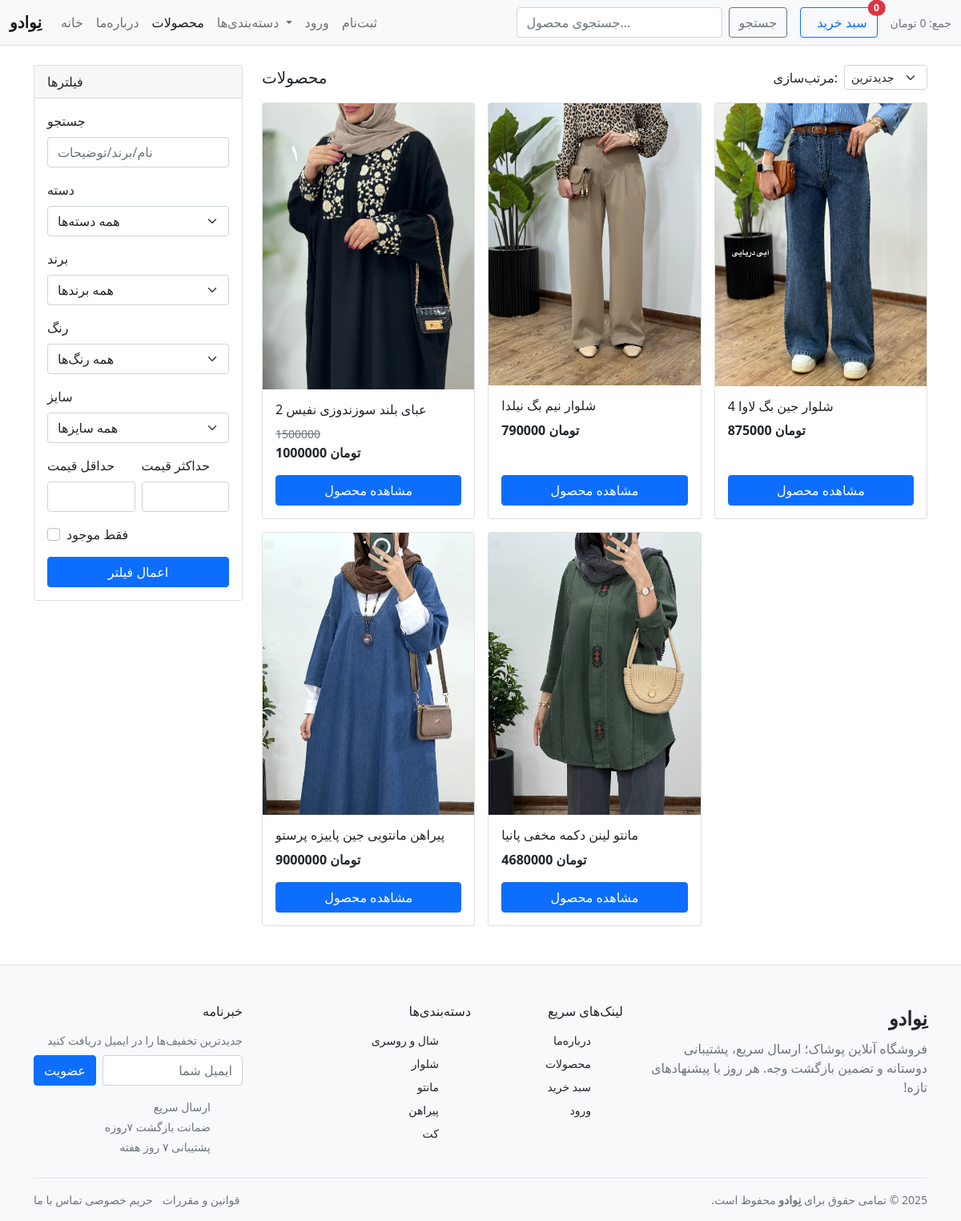
Screenshot of /products/ with the database file from the repository.
### products/models.py (models this page shows, shortened)
class Product(models.Model):
    category = models.ForeignKey(
        Category, related_name="products", on_delete=models.PROTECT
    )
    brand = models.ForeignKey(Brand, related_name="products", on_delete=models.PROTECT)
    name = models.CharField(_("نام محصول"), max_length=200)
    slug = models.SlugField(_("اسلاگ"), unique=True, allow_unicode=True, max_length=160)
    description = models.TextField(_("توضیحات"), blank=True)
    price = models.DecimalField(_("قیمت پایه"), max_digits=12, decimal_places=2)
    discount_price = models.DecimalField(
        _("قیمت با تخفیف"),
        max_digits=12,
        decimal_places=2,
        null=True,
        blank=True,
        help_text=_("اگر خالی بماند همان قیمت پایه لحاظ می‌شود"),
    )
    is_active = models.BooleanField(_("فعال"), default=True)
    created_at = models.DateTimeField(_("ساخته‌شده"), auto_now_add=True)
    updated_at = models.DateTimeField(_("به‌روزرسانی"), auto_now=True)
    image = models.ImageField(
        _("تصویر اصلی"), upload_to="products/%Y/%m/", null=True, blank=True
    )
    class Meta:
        verbose_name = _("محصول")
        verbose_name_plural = _("محصولات")
        ordering = ["-created_at"]
        indexes = [
            models.Index(fields=["is_active"]),
            models.Index(fields=["brand"]),
            models.Index(fields=["category"]),
            models.Index(fields=["slug"]),
        ]
    def get_absolute_url(self):
        return reverse("products:detail", args=[self.slug])

class ProductImage(models.Model):
    product = models.ForeignKey(
        Product, related_name="images", on_delete=models.CASCADE
    )
    image = models.ImageField(_("تصویر"), upload_to="products/gallery/%Y/%m/")
    alt_text = models.CharField(_("متن جایگزین"), max_length=150, blank=True)
    is_main = models.BooleanField(_("تصویر اصلی؟"), default=False)
    class Meta:
        verbose_name = _("تصویر محصول")
        verbose_name_plural = _("تصاویر محصول")
        ordering = ["-is_main"]

class Category(models.Model):
    name = models.CharField(_("نام دسته"), max_length=100)
    slug = models.SlugField(_("اسلاگ"), unique=True, allow_unicode=True, max_length=120)
    parent = models.ForeignKey(
        "self", null=True, blank=True, related_name="children", on_delete=models.CASCADE
    )
    is_active = models.BooleanField(_("فعال"), default=True)
    class Meta:
        verbose_name = _("دسته")
        verbose_name_plural = _("دسته‌ها")
        ordering = ["name"]
        indexes = [models.Index(fields=["slug"])]
    def get_absolute_url(self):
        return reverse("products:category", args=[self.slug])

### products/views.py (the view, shortened to what this page needs)
# urls.py: path("", views.product_list, name="list"),
def product_list(request):
    qs = (
        Product.objects.filter(is_active=True)
        .select_related("brand", "category")
        .prefetch_related(
            Prefetch(
                "images", queryset=ProductImage.objects.order_by("-is_main", "id")
            ),
            Prefetch(
                "variations", queryset=ProductVariation.objects.filter(is_active=True)
            ),
        )
        .annotate(final_price=Coalesce(F("discount_price"), F("price")))
    )
    q = (request.GET.get("q") or "").strip()
    if q:
        qs = qs.filter(
            Q(name__icontains=q)
            | Q(description__icontains=q)
            | Q(brand__name__icontains=q)
        )
    brand = request.GET.get("brand")
    if brand:
        qs = qs.filter(brand__slug=brand)
    cat = request.GET.get("cat")
    if cat:
        cat_obj = get_object_or_404(Category, slug=cat, is_active=True)
        qs = qs.filter(category_id__in=_descendant_ids(cat_obj))
    color = request.GET.get("color")
    if color:
        qs = qs.filter(variations__color_id=color)
    size = request.GET.get("size")
    if size:
        qs = qs.filter(variations__size_id=size)
    discounted = request.GET.get("discounted")
    if discounted == "1":
        qs = qs.filter(discount_price__isnull=False)
    min_price = request.GET.get("min")
    max_price = request.GET.get("max")
    if min_price:
        qs = qs.filter(final_price__gte=min_price)
    if max_price:
        qs = qs.filter(final_price__lte=max_price)
    in_stock = request.GET.get("in_stock")
    if in_stock == "1":
        qs = qs.filter(variations__stock__gt=0)
    sort = (request.GET.get("sort") or "new").lower()
    if sort == "price_asc":
        qs = qs.order_by("final_price", "-created_at", "-id")
    elif sort == "price_desc":
        qs = qs.order_by("-final_price", "-created_at", "-id")
    elif sort == "name":
        qs = qs.order_by("name", "id")
    else:
        qs = qs.order_by("-created_at", "-id")
    qs = qs.distinct()
    paginator = Paginator(qs, 12)
    page_obj = paginator.get_page(request.GET.get("page"))
    ctx = {
        "products": page_obj,
        "brands": Brand.objects.all().order_by("name"),
        "root_categories": (
            Category.objects.filter(is_active=True, parent__isnull=True)
            .prefetch_related("children")
            .order_by("name")
        ),
        "colors": Color.objects.all().order_by("name"),
        "sizes": Size.objects.all().order_by("sort_order", "name"),
        "q": q,
        "brand": brand,
        "cat": cat,
        "color": color,
        "size": size,
        "min_price": min_price,
        "max_price": max_price,
        "in_stock": in_stock,
        "sort": sort,
        "discounted": discounted,
        "querystring": "&".join(
            f"{k}={v}" for k, v in request.GET.items() if k != "page"
        ),
    }
    return render(request, "products/product_list.html", ctx)

### cart/cart.py (called while the page is built, shortened)
    def __iter__(self):
        ids = [int(vid) for vid in self.cart.keys()]
        variations = ProductVariation.objects.select_related(
            "product", "color", "size"
        ).filter(id__in=ids)
        vmap = {v.id: v for v in variations}

    def total_quantity(self):
        return sum(int(i["quantity"]) for i in self.cart.values())

    def total_price(self):
        total = Decimal("0")
        for row in self:
            total += row["total"]
        return total

### cart/context_processors.py (called while the page is built)
def cart_summary(request):
    cart = Cart(request)
    return {"cart_count": cart.total_quantity(), "cart_total": cart.total_price()}

### products/context_processors.py (called while the page is built)
def nav_categories(request):
    roots = (
        Category.objects.filter(is_active=True, parent__isnull=True)
        .prefetch_related(
            Prefetch(
                "children",
                queryset=Category.objects.filter(is_active=True).order_by("name"),
            )
        )
        .order_by("name")
    )
    return {"nav_categories": roots, "top_categories": roots}

### products/templates/products/product_list.html (shortened to what this page needs)
{% extends "_base.html" %}
{% load static %}
{% block content %}
<div class="container my-4">
  <div class="row">
    <aside class="col-md-3">
      <div class="card mb-3">
        <div class="card-header">فیلترها</div>
        <div class="card-body">
          <form method="get">
            <div class="mb-3">
              <label class="form-label">جستجو</label>
              <input type="text" name="q" value="{{ q }}" class="form-control" placeholder="نام/برند/توضیحات">
            </div>
            <div class="mb-3">
              <label class="form-label">دسته</label>
              <select name="cat" class="form-select">
                <option value="">همه دسته‌ها</option>
              </select>
            </div>
            <div class="mb-3">
              <label class="form-label">برند</label>
              <select name="brand" class="form-select">
                <option value="">همه برندها</option>
              </select>
            </div>
            <div class="mb-3">
              <label class="form-label">‌رنگ</label>
              <select name="color" class="form-select">
                <option value="">همه رنگ‌ها</option>
              </select>
            </div>
            <div class="mb-3">
              <label class="form-label">سایز</label>
              <select name="size" class="form-select">
                <option value="">همه سایزها</option>
              </select>
            </div>
            <div class="row g-2 mb-3">
              <div class="col">
                <label class="form-label">حداقل قیمت</label>
                <input type="number" name="min" value="{{ min_price }}" class="form-control" min="0">
              </div>
              <div class="col">
                <label class="form-label">حداکثر قیمت</label>
                <input type="number" name="max" value="{{ max_price }}" class="form-control" min="0">
              </div>
            </div>
            <div class="form-check mb-3">
              <input class="form-check-input" type="checkbox" name="in_stock" value="1" id="in_stock"
                     {% if in_stock == "1" %}checked{% endif %}>
              <label class="form-check-label" for="in_stock">فقط موجود</label>
            </div>
            <div class="d-grid">
              <button class="btn btn-primary" type="submit">اعمال فیلتر</button>
            </div>
          </form>
        </div>
      </div>
    </aside>
    <main class="col-md-9">
      <div class="d-flex justify-content-between align-items-center mb-3">
        <h5 class="mb-0">محصولات</h5>
        <form method="get" class="d-flex align-items-center">
          <label class="me-2">مرتب‌سازی:</label>
          <select name="sort" class="form-select form-select-sm" onchange="this.form.submit()">
            <option value="newest"     {% if sort == "newest" %}selected{% endif %}>جدیدترین</option>
          </select>
        </form>
      </div>
      <div class="row g-3">
        {% for p in products %}
          <div class="col-6 col-md-4">
            <div class="card h-100 d-flex flex-column">
              <a href="{{ p.get_absolute_url }}">
                {% with img=p.images.first %}
                  {% if img %}
                    <img src="{{ img.image.url }}" class="card-img-top" alt="{{ img.alt_text|default:p.name }}">
                  {% elif p.image %}
                    <img src="{{ p.image.url }}" class="card-img-top" alt="{{ p.name }}">
                  {% else %}
                    <img src="{% static 'img/placeholder.png' %}" class="card-img-top" alt="{{ p.name }}">
                  {% endif %}
                {% endwith %}
              </a>
              <div class="card-body d-flex flex-column">
                <h6 class="card-title mb-2">
                  <a class="text-decoration-none text-dark" href="{{ p.get_absolute_url }}">{{ p.name }}</a>
                </h6>
                <div class="mb-3">
                  {% if p.discount_price %}
                    <div><del class="text-muted small">{{ p.price|floatformat:0 }}</del></div>
                    <div class="fw-bold">{{ p.discount_price|floatformat:0 }} تومان</div>
                  {% else %}
                    <div class="fw-bold">{{ p.price|floatformat:0 }} تومان</div>
                  {% endif %}
                </div>
                <div class="mt-auto">
                  <a href="{{ p.get_absolute_url }}" class="btn btn-primary w-100">مشاهده محصول</a>
                </div>
              </div>
            </div>
          </div>
        {% empty %}
          <div class="col-12">
            <div class="alert alert-info">محصولی یافت نشد.</div>
          </div>
        {% endfor %}
      </div>
    </main>
  </div>
</div>
{% endblock %}

### templates/_footer.html (shortened to what this page needs)
{% load static i18n %}
<footer class="site-footer mt-5 pt-5 border-top bg-light">
  <div class="container">
    <div class="row g-4 mb-4">
      <div class="col-12 col-lg-4">
        <a href="{% url 'home:index' %}" class="fs-4 fw-bold text-decoration-none text-dark">نِوادو</a>
        <p class="text-muted mt-2">
          فروشگاه آنلاین پوشاک؛ ارسال سریع، پشتیبانی دوستانه و تضمین بازگشت وجه.
          هر روز با پیشنهادهای تازه!
        </p>
      </div>
      <div class="col-6 col-lg-2">
        <h6 class="fw-semibold mb-3">{% trans "لینک‌های سریع" %}</h6>
        <ul class="list-unstyled small">
          <li class="mb-2"><a class="link-dark text-decoration-none" href="{% url 'home:about' %}">{% trans "درباره‌ما" %}</a></li>
          <li class="mb-2"><a class="link-dark text-decoration-none" href="{% url 'products:list' %}">{% trans "محصولات" %}</a></li>
          <li class="mb-2"><a class="link-dark text-decoration-none" href="{% url 'cart:detail' %}">{% trans "سبد خرید" %}</a></li>
          {% if request.user.is_authenticated %}
            <li class="mb-2"><a class="link-dark text-decoration-none" href="{% url 'accounts:profile' %}">{% trans "پروفایل من" %}</a></li>
          {% else %}
            <li class="mb-2"><a class="link-dark text-decoration-none" href="{% url 'accounts:login' %}">{% trans "ورود" %}</a></li>
          {% endif %}
        </ul>
      </div>
      <div class="col-6 col-lg-3">
        <h6 class="fw-semibold mb-3">{% trans "دسته‌بندی‌ها" %}</h6>
        <ul class="list-unstyled small">
          {% for c in footer_categories|default:top_categories|slice:":6" %}
            <li class="mb-2">
              <a class="link-dark text-decoration-none" href="{{ c.get_absolute_url }}">{{ c.name }}</a>
            </li>
          {% empty %}
            <li class="text-muted">{% trans "به‌زودی…" %}</li>
          {% endfor %}
        </ul>
      </div>
      <div class="col-12 col-lg-3">
        <h6 class="fw-semibold mb-3">{% trans "خبرنامه" %}</h6>
        <p class="text-muted small mb-2">{% trans "جدیدترین تخفیف‌ها را در ایمیل دریافت کنید" %}</p>
        <form class="d-flex gap-2" method="post" action="#">
          <input type="email" class="form-control" placeholder="{% trans 'ایمیل شما' %}" required />
          <button class="btn btn-primary">{% trans "عضویت" %}</button>
        </form>
        <ul class="list-unstyled small mt-3 mb-0 text-muted">
          <li class="mb-1"> {% trans "ارسال سریع" %}</li>
          <li class="mb-1"> {% trans "ضمانت بازگشت ۷روزه" %}</li>
          <li class="mb-1"> {% trans "پشتیبانی ۷ روز هفته" %}</li>
        </ul>
      </div>
    </div>
    <div class="d-flex flex-column flex-md-row gap-2 justify-content-between align-items-center py-3 border-top">
      <div class="small text-muted">
        <span id="ft-year"></span>
        © تمامی حقوق برای <strong>نِوادو</strong> محفوظ است.
      </div>
      <ul class="list-inline small mb-0">
        <li class="list-inline-item"><a class="link-secondary text-decoration-none" href="#">{% trans "قوانین و مقررات" %}</a></li>
        <li class="list-inline-item"><a class="link-secondary text-decoration-none" href="#">{% trans "حریم خصوصی" %}</a></li>
        <li class="list-inline-item"><a class="link-secondary text-decoration-none" href="#">{% trans "تماس با ما" %}</a></li>
      </ul>
    </div>
  </div>
</footer>

### templates/_base.html (style rules this page uses)
.site-footer { direction: rtl; }

### rows the page displays
Product: image (picture), name "عبای بلند سوزندوزی نفیس 2", price "1500000", discount_price "1000000"
Product: image (picture), name "شلوار نیم بگ نیلدا", price "790000"
Product: image (picture), name "شلوار جین بگ لاوا 4", price "875000"
Product: image (picture), name "پیراهن مانتویی جین پاییزه پرستو", price "9000000"
Product: images.first.image (picture), name "مانتو لینن دکمه مخفی پانیا", price "4680000"
Category: name "شال و روسری"
Category: name "شلوار"
Category: name "مانتو"
Category: name "پیراهن"
Category: name "کت"

### other values shown
{{ cart_count|default:"0" }} "0"
